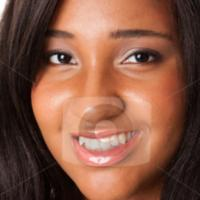
#> input picture Skin_Tone_Classification/Machine Learning Model Building And Training/Dataset/train/Black/12_1_1_20170109214642524.jpg.chip.jpg, 200 x 200 px, found by its file name; its folder holds only this picture in this run
$ jupyter execute --allow-errors Model.ipynb
#> lines starting #> are read from the running program, lines starting #| are printed output that depends on the picture; after the words box and inside, x2 and y2 are one past the last pixel; in counts of white or black regions, pixels touching at a corner belong together
#> further down, img is the input picture: shape (200, 200, 3); mean B, G, R 68.7, 87.2, 133
[cell 1]
import os
import numpy as np
import pandas as pd
import cv2
import matplotlib.pyplot as plt
from sklearn.model_selection import train_test_split
from sklearn.ensemble import RandomForestClassifier
from sklearn.metrics import accuracy_score
from sklearn.preprocessing import LabelEncoder
from sklearn.metrics.pairwise import euclidean_distances
from tqdm import tqdm

# Load predefined skin tones dataset
#> (the rest of this cell did not finish here and is left out)

[cell 2]
def extract_skin_region(image):
    """Apply skin detection using HSV color filtering."""
    hsv = cv2.cvtColor(image, cv2.COLOR_BGR2HSV)
#> hsv: shape (200, 200, 3); mean H, S, V 9.3, 125.4, 133

    # Define skin color range in HSV
    lower_skin = np.array([0, 20, 70], dtype=np.uint8)
    upper_skin = np.array([20, 255, 255], dtype=np.uint8)

    # Apply mask to detect skin region
    mask = cv2.inRange(hsv, lower_skin, upper_skin)
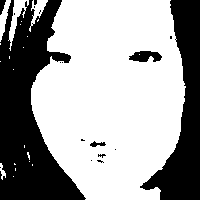
#> mask: shape (200, 200); 63% white; 18 black regions (13 under 20 px), largest, box (x1, y1, x2, y2) and area: (0, 0, 86, 200) 9189, (140, 0, 200, 200) 5185, (129, 51, 162, 62) 258, (0, 0, 6, 15) 56, (90, 141, 106, 147) 53

    # Extract the skin region
    skin = cv2.bitwise_and(image, image, mask=mask)
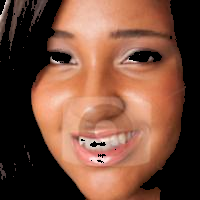
#> skin: shape (200, 200, 3); mean B, G, R 59.9, 77.3, 117.9
    return skin

def get_average_skin_color(image):
    """Extract the skin region and compute the average RGB color."""
    skin = extract_skin_region(image)

    # Convert to RGB (from BGR)
    skin_rgb = cv2.cvtColor(skin, cv2.COLOR_BGR2RGB)

    # Reshape the image to a list of pixels
    pixels = skin_rgb.reshape((-1, 3))

    # Remove black pixels (background)
    pixels = pixels[np.all(pixels != [0, 0, 0], axis=1)]

    if len(pixels) == 0:
        return None  # No skin detected

    # Compute the mean RGB color
    avg_color = np.mean(pixels, axis=0).astype(int)
#> avg_color = [187, 122, 95]
    return avg_color.tolist()

[cell 3]
dataset_path = "./train"  # Update with your dataset path

X = []  # Features (RGB values)
y = []  # Labels (Skin tone class)
hex_codes = []  # Corresponding HEX codes

# Iterate through all images in the dataset
#> (the rest of this cell did not finish here and is left out)

$ run again, on Skin_Tone_Classification/Machine Learning Model Building And Training/Dataset/train/Brown/10_0_3_20170104225233504.jpg.chip.jpg
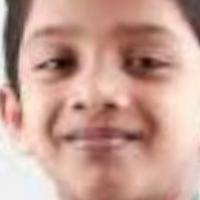
#> input picture Skin_Tone_Classification/Machine Learning Model Building And Training/Dataset/train/Brown/10_0_3_20170104225233504.jpg.chip.jpg, 200 x 200 px, found by its file name
#> img is the input picture: shape (200, 200, 3); mean B, G, R 147.7, 159.8, 199.5
#> hsv: shape (200, 200, 3); mean H, S, V 11.1, 71.5, 199.7
#> in extract_skin_region, `mask = cv2.inRange(hsv, lower_skin, upper_skin)`:
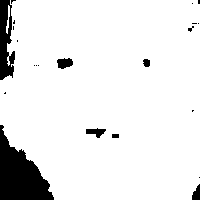
#> mask: shape (200, 200); 91.3% white; 22 black regions (15 under 20 px), largest, box (x1, y1, x2, y2) and area: (0, 125, 54, 200) 2208, (0, 0, 15, 80) 820, (57, 58, 73, 69) 131
#> in extract_skin_region, `skin = cv2.bitwise_and(image, image, mask=mask)`:
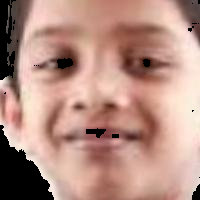
#> skin: shape (200, 200, 3); mean B, G, R 130.7, 142.5, 181.9
#> in get_average_skin_color, `avg_color = np.mean(pixels, axis=0).astype(int)`: avg_color = [199, 156, 143]
